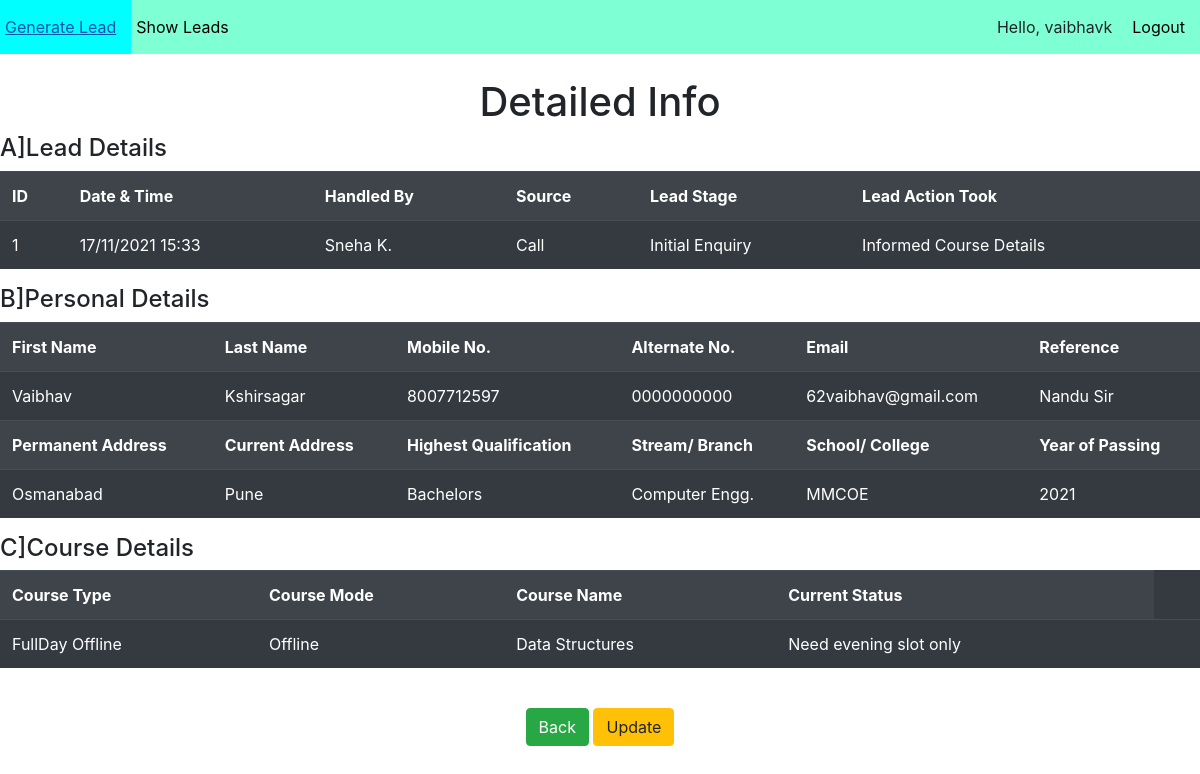
/leads/details/1/ (signed in), run on the app's committed database.
### LeadGeneration/models.py (models this page shows)
class Lead(models.Model):
    date = models.DateTimeField(auto_now_add=True)
    handled_by = models.CharField(max_length=32)
    type_of_lead = models.CharField(max_length=32, choices=type_of_lead_choices)
    lead_stage = models.CharField(max_length=32, choices=lead_stage_choices)
    lead_action_took = models.CharField(max_length=64, choices=lead_action_took_choices)
    first_name = models.CharField(max_length=32)
    last_name = models.CharField(max_length=32,blank=True)
    mobile_number = models.CharField(max_length=10,unique=True)
    mobile_number2 = models.CharField(max_length=10,blank=True)
    email = models.EmailField(blank=True)
    referred_by = models.CharField(max_length=32,blank=True)
    permanent_address = models.CharField(max_length=64)
    current_address = models.CharField(max_length=64)
    highest_qualification = models.CharField(max_length=32,choices=highest_qualification_choices)
    stream = models.CharField(max_length=32,choices=stream_choices)
    school_college = models.CharField(max_length=64)
    year_of_passing = models.CharField(max_length=32,choices=year_of_passing_choices)
    type_of_course = models.CharField(max_length=32,choices=type_of_course_choices)
    mode_of_course = models.CharField(max_length=32,choices=mode_of_course_choices)
    course_interested = models.CharField(max_length=32,choices=course_interested_choices)
    current_status_notes = models.CharField(max_length=128)

### LeadGeneration/views.py (the view)
# urls.py: path('details/<int:pk>/',views.DetailLeadView.as_view(),name='details_lead'),
class DetailLeadView(LoginRequiredMixin,DetailView):
    model = Lead

### templates/LeadGeneration/lead_detail.html (shortened to what this page needs)
{% extends 'layout.html' %}
{% block content %}
    <h1 style="text-align: center;">Detailed Info</h1>
    <h4>A]Lead Details</h4>
    <table class="table table-dark table-striped">
        <tr>
            <th>ID</th>
            <th>Date & Time</th>
            <th>Handled By</th>
            <th>Source</th>
            <th>Lead Stage</th>
            <th>Lead Action Took</th>
        </tr>
        <tr>
            <td>{{object.id}}</td>
            <td>{{ object.date|date:"d/m/Y G:i" }}</td>
            <td>{{object.handled_by}}</td>
            <td>{{object.type_of_lead}}</td>
            <td>{{object.lead_stage}}</td>
            <td>{{object.lead_action_took}}</td>
        </tr>
    </table>
    <h4>B]Personal Details</h4>
    <table class="table table-dark table-striped">
        <tr>
            <th>First Name</th>
            <th>Last Name</th>
            <th>Mobile No.</th>
            <th>Alternate No.</th>
            <th>Email</th>
            <th>Reference</th>
        </tr>
        <tr>
            <td>{{object.first_name}}</td>
            <td>{{object.last_name}}</td>
            <td>{{object.mobile_number}}</td>
            <td>{{object.mobile_number2}}</td>
            <td>{{object.email}}</td>
            <td>{{object.referred_by}}</td>
        </tr>
        <tr>
            <th>Permanent Address</th>
            <th>Current Address</th>
            <th>Highest Qualification</th>
            <th>Stream/ Branch</th>
            <th>School/ College</th>
            <th>Year of Passing</th>
        </tr>
        <tr>
            <td>{{object.permanent_address}}</td>
            <td>{{object.current_address}}</td>
            <td>{{object.highest_qualification}}</td>
            <td>{{object.stream}}</td>
            <td>{{object.school_college}}</td>
            <td>{{object.year_of_passing}}</td>
        </tr>
    </table>
    <h4>C]Course Details</h4>
    <table class="table table-dark table-striped">
        <tr>
            <th>Course Type</th>
            <th>Course Mode</th>
            <th>Course Name</th>
            <th>Current Status</th>
        </tr>
        <tr>
            <td>{{object.type_of_course}} {{object.mode_of_course}}</td>
            <td>{{object.mode_of_course}}</td>
            <td>{{object.course_interested}}</td>
            <td>{{object.current_status_notes}}</td>
            <td>
        </tr>
    </table>
    <br>
    <div style="text-align: center;">
        <a href="{% url 'show_leads' %}">
            <button class="btn btn-success">Back</button>
        </a>
        <a href="{% url 'update_lead' object.id %}">
            <button class="btn btn-warning">Update</button>
        </a>
    </div>
    <br>
{% endblock %}

### templates/layout.html (shortened to what this page needs)
<!DOCTYPE html>
{% load static %}
<html lang="en">
<head>
    <link rel="stylesheet" href="https://cdn.jsdelivr.net/npm/bootstrap@4.6.1/dist/css/bootstrap.min.css">
    <link rel="stylesheet" href="{% static 'myStyle.css' %}">
</head>
<body>
    <ul class="mynavbar">
        <li><a href="{% url 'generate_lead' %}">Generate Lead</a></li>
        <li><a href="{% url 'show_leads' %}">Show Leads</a></li>
        <span class="authlinks">
            {% if user.is_authenticated %}
                <li><a>Hello, {{user.username}}</a></li>
                <li><a href="{% url 'logout' %}">Logout</a></li>
            {% else %}
                <li><a href="{% url 'register' %}">Register</a></li>
                <li><a href="{% url 'login' %}">Login</a></li>
            {% endif %}
        </span>
    </ul>
    <br>
    {% block content %}{% endblock %}
</body>
</html>

### static/myStyle.css (style rules this page uses)
.mynavbar { background-color: aquamarine; list-style-type: none; overflow: hidden; margin: 0; padding:0; }
li { float: left; }
li a { padding:15px 15px 15px 5px; color: black; display: block; }
.authlinks { float: right; }

### data on the page
Lead: id "1", date "17/11/2021 15:33", handled_by "Sneha K.", type_of_lead "Call", lead_stage "Initial Enquiry", lead_action_took "Informed Course Details", first_name "Vaibhav", last_name "Kshirsagar", mobile_number "8007712597", mobile_number2 "0000000000", email "62vaibhav@gmail.com", referred_by "Nandu Sir", permanent_address "Osmanabad", current_address "Pune", highest_qualification "Bachelors", stream "Computer Engg.", school_college "MMCOE", year_of_passing "2021", type_of_course "FullDay", mode_of_course "Offline", course_interested "Data Structures", current_status_notes "Need evening slot only"

### other printed values
{{ user.username }} "vaibhavk"
